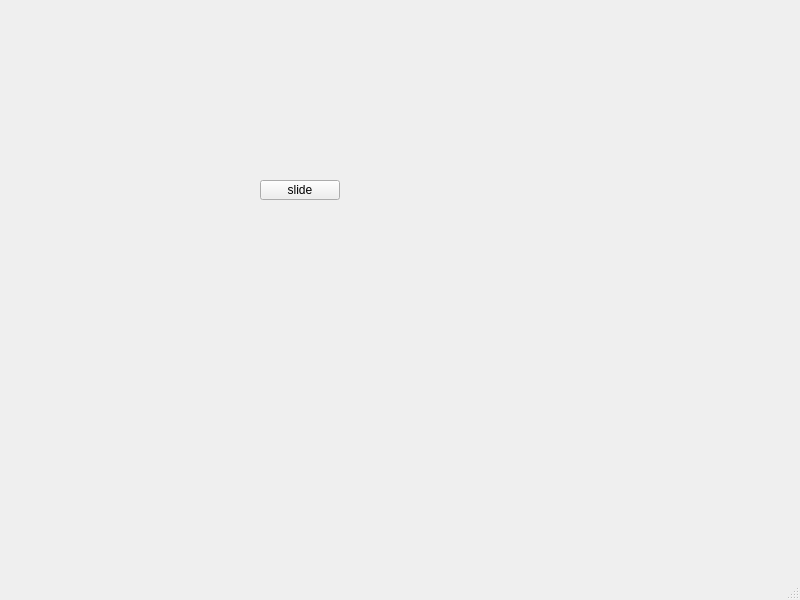
<?xml version="1.0" encoding="UTF-8"?>
<ui version="4.0">
 <class>MainWindow</class>
 <widget class="QMainWindow" name="MainWindow">
  <property name="geometry">
   <rect>
    <x>0</x>
    <y>0</y>
    <width>800</width>
    <height>600</height>
   </rect>
  </property>
  <property name="windowTitle">
   <string>MainWindow</string>
  </property>
  <widget class="QWidget" name="centralwidget">
   <widget class="QPushButton" name="slide">
    <property name="geometry">
     <rect>
      <x>260</x>
      <y>180</y>
      <width>80</width>
      <height>20</height>
     </rect>
    </property>
    <property name="text">
     <string>slide</string>
    </property>
   </widget>
  </widget>
  <widget class="QMenuBar" name="menubar">
   <property name="geometry">
    <rect>
     <x>0</x>
     <y>0</y>
     <width>800</width>
     <height>22</height>
    </rect>
   </property>
  </widget>
  <widget class="QStatusBar" name="statusbar"/>
 </widget>
 <resources/>
 <connections/>
</ui>
